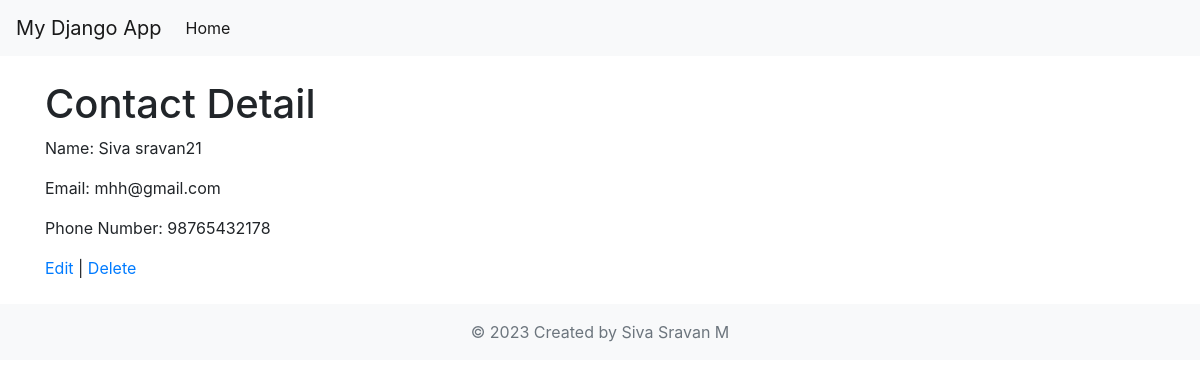
The app's page /sr/contacts/12/ with its own data.
### sr/models.py (models this page shows, shortened)
class Contact(models.Model):
    name = models.CharField(max_length=100, unique=True)
    email = models.EmailField(unique=True)
    phone_number = models.CharField(max_length=20, blank=True)
    created_at = models.DateTimeField(default=timezone.now)  # New field to store creation time

### sr/views.py (the view)
# urls.py: path('contacts/<int:pk>/', views.contact_detail, name='contact_detail'),
def contact_detail(request, pk):
    contact = get_object_or_404(Contact, pk=pk)
    return render(request, 'sr/contact_detail.html', {'contact': contact})

### sr/templates/sr/contact_detail.html (shortened to what this page needs)
{% extends 'sr/base.html' %}
{% block content %}
    <h1>Contact Detail</h1>
    <p>Name: {{ contact.name }}</p>
    <p>Email: {{ contact.email }}</p>
    <p>Phone Number: {{ contact.phone_number }}</p>
    <a href="{% url 'contact_edit' contact.id %}">Edit</a> |
    <a href="{% url 'contact_delete' contact.id %}">Delete</a>
{% endblock %}

### records on screen
Contact: name "Siva sravan21", email "mhh@gmail.com", phone_number "98765432178"
